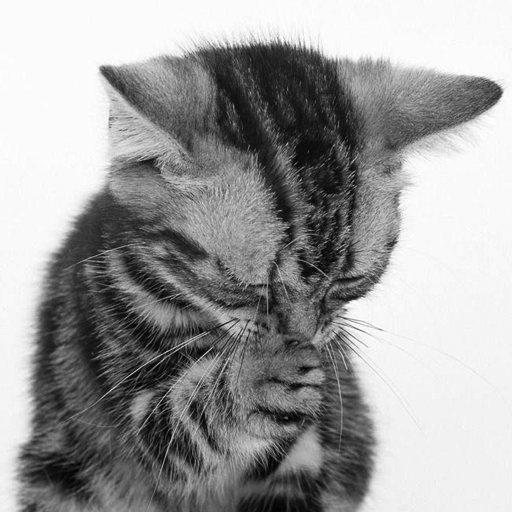
%> input picture Functions/课设压缩/cat.tif, 512 x 512 px
$ octave wusunYuceYasuo.m   (GNU Octave 9; MATLAB toolbox functions it lacks are replaced by stand-ins)
%> lines starting %> are read from the running program, lines starting %| are printed output that depends on the picture
### Functions/课设压缩/mat2lpc.m
function y = mat2lpc(x, f)
%MAT2LPC Compresses a matrix using 1-D lossless predictive coding.
% Y = MAT2LPC(X, F) encodes matrix X using 1-D lossless predictive coding.
% A linear prediction of X is made based on the coefficients in F. If F is
% omitted, F = 1 (for previous pixel coding) is assumed. The prediction
% error is then computed and output as encoded matrix Y.
%
% See also LPC2MAT.
error(nargchk(1, 2, nargin));   % Check input arguments
if nargin < 2                   % Set default filter if omitted
    f = 1;
end

x = double(x);                  % Ensure double for computations
[m, n] = size(x);               % Get dimensions of input matrix
p = zeros(m, n);                % Init linear prediction to 0
xs = x; zc = zeros(m, 1);       % Prepare for input shift and pad

for j = 1 : length(f)           % For each filter coefficient
    xs =[zc xs(:, 1:end - 1)];  % Shift and zero pad x
    p = p + f(j) * xs;          % Form partial prediction sums
end

y = x - round(p);               % Compute prediction error

### Functions/课设压缩/ntrop.m
function h = ntrop(x, n)
%NTROP Computes a first-order estimate of the entropy of a matrix.
% H = NTROP(X, N) returns the entropy of matrix X with N symbols. N = 256
% if omitted but it must be larger than the number of unique values in X
% for accurate results. The estimate assumes a statistically independent
% source characterized by the relative frequency of occurrence of the
% elements in X. The estimate is a lower bound on the average number of
% bits per unique value (or symbol) when coding without cooding redundancy.
error(nargchk(1, 2, nargin)); % Check input arguments
if nargin < 2
    n = 256;  % Default for n
end

x = double(x); % Make input double
xh = hist(x(:), n); % Compute N-bin histogram
xh = xh / sum(xh(:)); % Compute probabilities

% Make mask to eliminate 0's since log2(0) = -inf.
i = find(xh); %等价于find(xh ~= 0)
h = -sum(xh(i) .* log2(xh(i)));  % Compute entropy

### Functions/课设压缩/mat2huff.m
function y = mat2huff(x)
%MAT2HUFF Huffman encodes a matrix.
% Y = MAT2HUFF(X) Huffman encodes matrix x using symbol probabilities in
% unit-width histogram bins between X's minimum and maximum values. The
% encoded data is returned as a structure Y:
%   Y.code   The Huffman.encoded values of X, stored in a uint16 vector.
%            The other fields of Y contain additional decoding information,
%            including:
%   Y.min    The minimum value of X plus 32768
%   Y.size   The size of X
%   Y.hist   The histogram of X
%
% If X is logical, uint8, uint16, uint32, int8, int16, or double, with
% integer values, it can be input directly to MAT2HUFF. The minimum value
% of X must be representable as an int16.
%
% If X is double with non-integer value---for example, an image with values
% between 0 and 1---first scale X to an appropriate integer range before
% the call. For example, use Y = MAT2HUFF(255*X) for 256 gray level
% encoding.
% NOTE: The number of Huffman code words is
% round(max(X(:)))-round(min(X(:)))+1. You may need to scale input X to
% generate codes of reasonable length. The maximum row or column dimension
% of X is 65535.
%
% See also HUFF2MAT
if ndims(x) ~= 2 || ~isreal(x) || (~isnumeric(x) && ~islogical(x))
    error('X must be a 2-D real numeric or logical matrix.');
end

% Store the size of input x.
y.size = uint32(size(x));
% Find the range of x values and store its minimum value biased by +32768
% as a UINT16
x = round(double(x));
xmin = min(x(:));
xmax = max(x(:));
pmin = double(int16(xmin));
pmin = uint16(pmin + 32768);
y.min = pmin;

% Compute the input histogram between xmin and xmax with unit width bins,
% scale to UINT16, and store.
x = x(:)';
h = histc(x, xmin:xmax);
if max(h) > 65535
    h = 65535 * h / max(h);
end
h = uint16(h);
y.hist = h;
% Code the input matrix and store the result.
map = huffman(double(h));  % Make Huffman code map
hx = map(x(:) - xmin + 1); % Map image
hx = char(hx)';            % Convert to char array
hx = hx(:)';
hx(hx == ' ') = [];        % Remove blanks
ysize = ceil(length(hx)/16); % Compute encoded size
hx16 = repmat('0', 1, ysize * 16); % Pre-allocate modulo - 16 vector
hx16 (1:length(hx)) = hx;     % Make hx modulo -16 in length
hx16 = reshape(hx16, 16, ysize); % Reshape to 16-character words
hx16 = hx16' - '0';       % Convert binary string to decimal
twos = pow2(15: -1: 0);
y.code = uint16(sum(hx16 .* twos(ones(ysize, 1), :), 2))';

### Functions/课设压缩/huffman.m
function CODE = huffman(p)
%HUFFMAN Builds a variable-length Huffman code for symbol source.
% CODE = HUFFMAN(P) returns a Huffman code as binary strings in cell array
% CODE for input symbol probability vector P. Each word in CODE corresponds
% to a symbol whose probability is at the corresponding index of P
%
% Based on huffman5 by Sean Danaher, University of Northumbria, Newcastle
% UK. Available at the MATLAB Central File Exchange: Category General DSP
% in Signal Processing and Communications

% Check the input arguments for reasonableness.
error(nargchk(1, 1, nargin));
if (ndims(p) ~= 2 || min(size(p))>1 || ~isreal(p) || ~isnumeric(p))
    error('P must be a real numeric vector.');
end

% Global variable surviving all recursions of function 'makecode'
global CODE
CODE = cell(length(p), 1); % Init the global cell array

if length(p) > 1  % When more than one symbol ...
    p = p / sum(p);  % Normalize the input probabilities
    s = reduce(p);   % Do Huffman source symbol reductions
    makecode(s, []); % Recursively generate the code
else
    CODE = {'1'};    % Else, trivial one symbol case!
end;

%----------------------------------------------------------------------%
function s = reduce(p)
% Create a Huffman source reduction tree in a MATLAB cell structure by
% performing source symbol reductions until there are only two reduced
% symbols remaining

s = cell(length(p), 1);
% Generate a starting tree with symbol nodes 1, 2, 3, ... to reference the
% symbol probabilities.
for i = 1:length(p)
    s{i} = i;
end
while numel(s) > 2
    [p, i] = sort(p); % Sort the symbol probabilities. 递增排序
                      % p is the sorted array and i is the index array
                      % about the original p
    p(2) = p(1) + p(2); % Merge the 2 lowest probabilities
    p(1) = [];        % and prune the lowest one
    s = s(i);         % Reorder tree for new probabilities
    s{2} = {s{1}, s{2}}; % and merge & prune its nodes
    s(1) = [];        % to match the probabilities
end

%celldisp(s); %递归地显示单元数组内容
%cellplot(s); %产生类似嵌套框的单元数组的图形描述

%----------------------------------------------------------------------%
function makecode(sc, codeword)
% Scan the nodes of a Huffman source reduction tree recursively to generate
% the indicated variable length code words
% Global variable surviving all recursive calls
global CODE
if isa(sc, 'cell')                     % For cell array nodes
    makecode(sc{1}, [codeword 0]);     % add a 0 if the 1st element
    makecode(sc{2}, [codeword 1]);     % or a 1 if the 2nd
else                                   % For leaf (numeric) nodes
    CODE{sc} = char('0' + codeword);   % create a char code string
end


### Functions/课设压缩/imratio.m
function cr = imratio(f1, f2)
%IMRATIO Computes the ratio of the bytes in two images/variables
% CR = IMRATIO(F1, F2) returns the ratio of the number of bytes in
% variables/files F1 and F2. If F1 and F2 are an original and compressed
% image, respectively, CR is the compression ratio.
error(nargchk(2, 2, nargin));  %check input argument
cr = bytes(f1) / bytes(f2);    %Compute the ratio

%.......................................................................
function b = bytes(f)
%Return the number of bytes in input f. If f is a string. assume that it is
%an image filename; if not, it is an image vraiable.
if ischar(f)
    info = dir(f);
    b = info.bytes;
elseif isstruct(f)
    %MATLAB is whos function reports an extra 124 bytes of memory per
    %structure field because of the way MATLAB stores structures in memory.
    %Don't count this extra memory; instead, add up the memory associated
    %with each field.
    b = 0;
    fields = fieldnames(f);  %fildnames函数获得结构体f中各字段的名称
    k1 = length(fields);
    for k = 1:k1
        elements = f.(fields{k});
        k2 = length(elements);
        for m = 1:k2
            ele = elements(m);
            b = b + bytes(ele);
        end
    end
else
    info = whos('f'); %whos函数返回携带matlab工作空间中变量'f'信息的结构体
    b = info.bytes;
end

### Functions/课设压缩/wusunYuceYasuo.m
%冈萨雷斯，数字图像处理（MATLAB）（第二版）教材例6.5
clear;
clc;
f = imread('cat.tif');
%> f is the input picture: size 512x512 uint8; min 0, max 255, mean 156.4
e = mat2lpc(f);  %对f进行预测编码处理
%> the loop in mat2lpc, `for j = 1 : length(f)` made 1 pass
%> pass 1, in mat2lpc, `xs =[zc xs(:, 1:end - 1)];`:
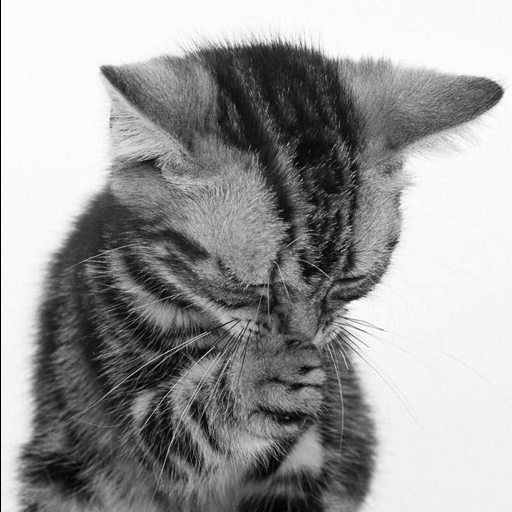
%> xs: size 512x512 double; min 0, max 255, mean 156
%> in mat2lpc, `y = x - round(p);`:
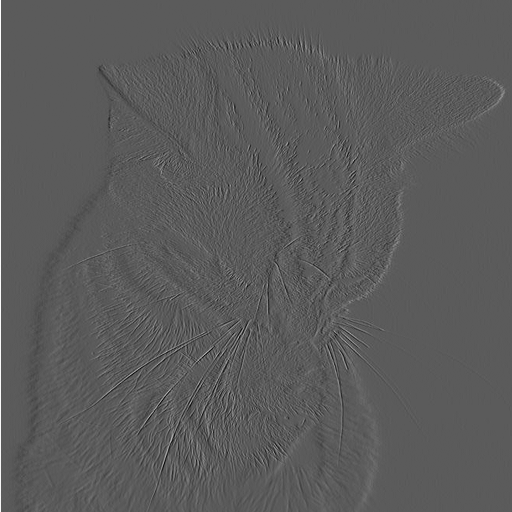
%> y: size 512x512 double; min -141, max 254, mean 0.5; drawn with min black and max white
%-------------------------------------%
fprintf('熵的比较');
e_entropy = ntrop(e) %计算e的熵
%> in ntrop, `xh = hist(x(:), n);`: xh = 256 values, max 57759 at index 92, min 0 at index 2, mean 1024
%> in ntrop, `xh = xh / sum(xh(:));`: xh = 256 values, max 0.22 at index 92, min 0 at index 2, mean 0.00391
%> in ntrop, `i = find(xh);`: i = 184 values from 1 to 256
%> in ntrop, `h = -sum(xh(i) .* log2(xh(i)));`: h = 4.55
%> e_entropy = 4.55
f_entropy = ntrop(f) %计算f的熵
%> f_entropy = 7.06

%-------------------------------------%
fprintf('压缩比率的比较');
%直接对原始图像进行霍夫曼压缩
hf = mat2huff(f);
%> in mat2huff, `xmin = min(x(:));`: xmin = 0
%> in mat2huff, `xmax = max(x(:));`: xmax = 255
%> in mat2huff, `pmin = double(int16(xmin));`: pmin = 0
%> in mat2huff, `pmin = uint16(pmin + 32768);`: pmin = 32768
%> in mat2huff, `h = histc(x, xmin:xmax);`: h = 256 values, max 25936 at index 252, min 6 at index 2, mean 1024
%> in mat2huff, `y.hist = h;`: y.hist has the same summary as h
%> in huffman, `p = p / sum(p);`: p = 256 values, max 0.0989 at index 252, min 2.29e-05 at index 2, mean 0.00391
%> after the loop in reduce, `while numel(s) > 2`: i = [2 3 1]; p = [0.574 0.426]; s = 2 items
%> in mat2huff, `map = huffman(double(h));`: map = 256 items
%> in mat2huff, `hx = map(x(:) - xmin + 1);`: hx = 262144 items
%> in mat2huff, `hx = char(hx)';`: hx = 15 items
%> in mat2huff, `ysize = ceil(length(hx)/16);`: ysize = 116133
%> in mat2huff, `hx16 = reshape(hx16, 16, ysize);`: hx16 = 16 items
hr = imratio(f, hf)
%> in imratio, `cr = bytes(f1) / bytes(f2);`: cr = 1.13
%> hr = 1.13
%对预测编码图像进行霍夫曼压缩
c = mat2huff(e);
cr = imratio(f, c)
%> cr = 1.54

%显示效果
%预测误差e的直方图
[h, x] = hist(e(:)*512, 512);
%> h = 512 values, max 57759 at index 183, min 0 at index 2, mean 512; x = 512 values from -71994.5 to 129850.5
figure;
subplot(1,2,1); imshow(mat2gray(e)); title('预测误差图像');
subplot(1,2,2); bar(x,h,'k'); title('预测误差直方图');
%> after `title('预测误差直方图')`:
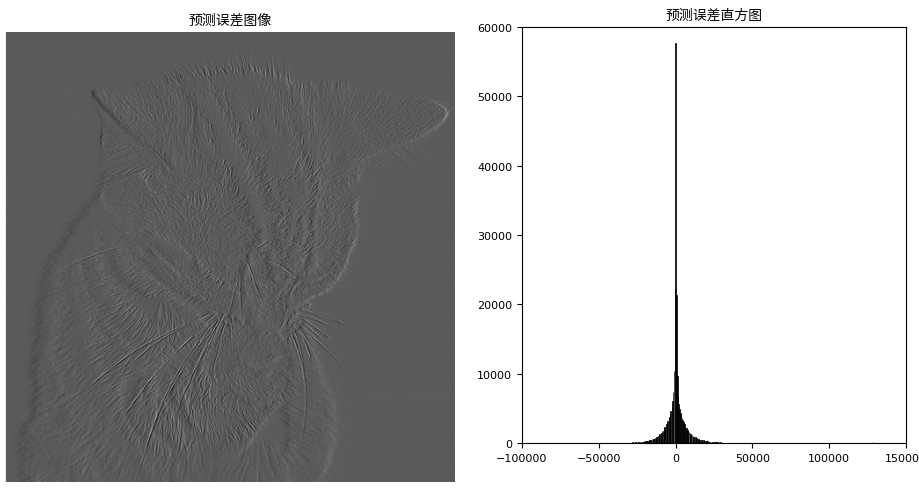
%> figure redrawn from the program's plot data, 2 panels
